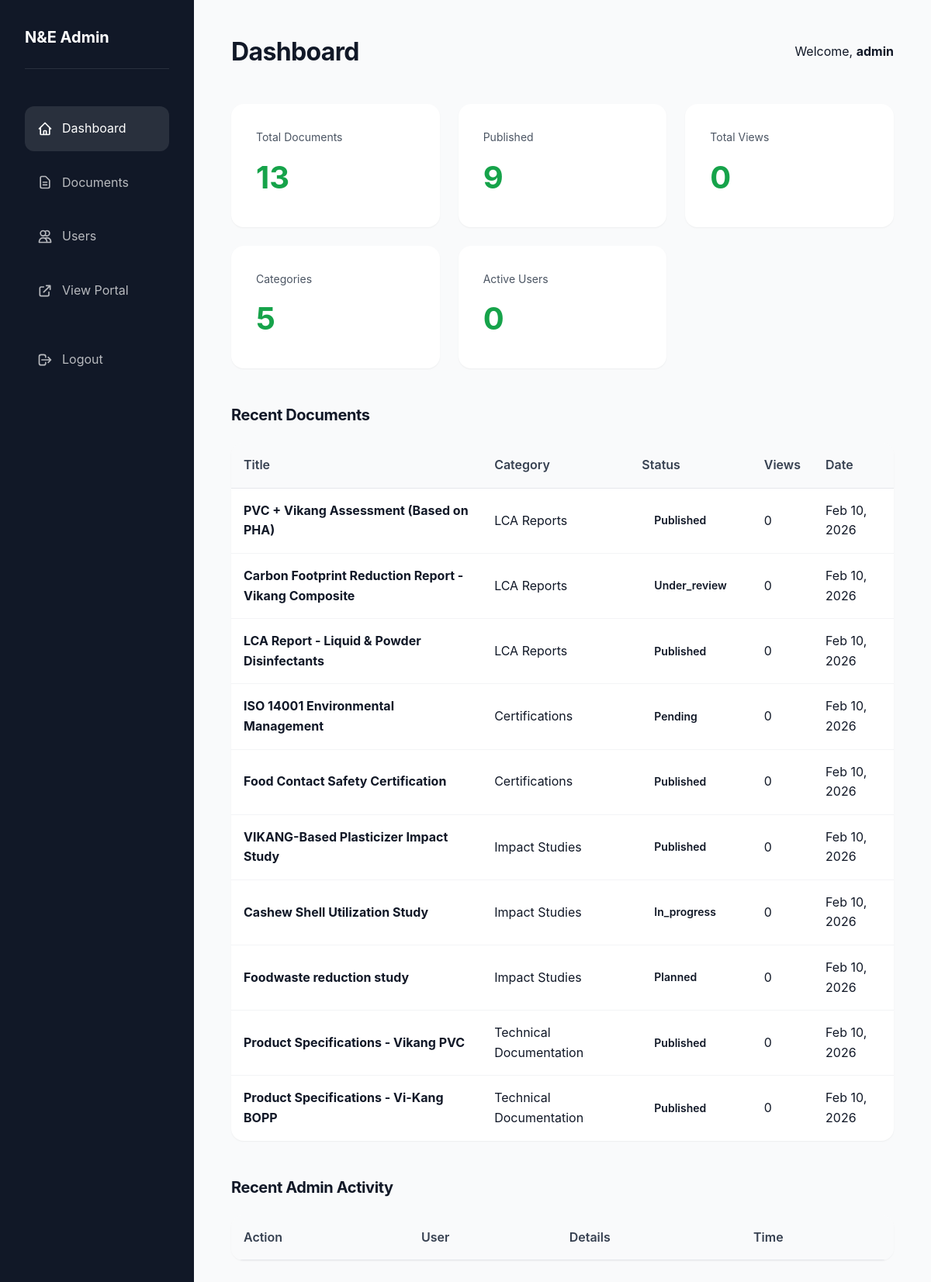
/admin/ (signed in), run on the app's committed database.
### tables this page shows
CREATE TABLE IF NOT EXISTS documents (
    id INT AUTO_INCREMENT PRIMARY KEY,
    category_id INT NOT NULL,
    title VARCHAR(255) NOT NULL,
    description TEXT,
    file_url VARCHAR(500),
    thumbnail_url VARCHAR(500),
    status VARCHAR(50) DEFAULT 'published',
    version VARCHAR(50),
    date_published DATE,
    featured BOOLEAN DEFAULT FALSE,
    tag VARCHAR(50) DEFAULT NULL,
    view_count INT DEFAULT 0,
    created_at TIMESTAMP DEFAULT CURRENT_TIMESTAMP,
    updated_at TIMESTAMP DEFAULT CURRENT_TIMESTAMP ON UPDATE CURRENT_TIMESTAMP,
    FOREIGN KEY (category_id) REFERENCES categories(id) ON DELETE CASCADE,
    INDEX idx_category (category_id),
    INDEX idx_status (status),
    INDEX idx_featured (featured),
    INDEX idx_tag (tag)
);

CREATE TABLE IF NOT EXISTS categories (
    id INT AUTO_INCREMENT PRIMARY KEY,
    name VARCHAR(100) NOT NULL,
    slug VARCHAR(100) NOT NULL UNIQUE,
    description TEXT,
    icon_svg TEXT,
    display_order INT DEFAULT 0,
    created_at TIMESTAMP DEFAULT CURRENT_TIMESTAMP,
    updated_at TIMESTAMP DEFAULT CURRENT_TIMESTAMP ON UPDATE CURRENT_TIMESTAMP
);

### admin/index.php (the view, shortened to what this page needs)
<?php
require_once __DIR__ . '/../includes/functions.php';
$db = getDB();
$stats = [];
$stmt = $db->query("SELECT COUNT(*) as count FROM documents");
$stats['total_documents'] = $stmt->fetch()['count'];
$stmt = $db->query("SELECT COUNT(*) as count FROM documents WHERE status = 'published'");
$stats['published_documents'] = $stmt->fetch()['count'];
$stmt = $db->query("SELECT SUM(view_count) as total FROM documents");
$stats['total_views'] = $stmt->fetch()['total'] ?? 0;
$categories = getCategories();
$stmt = $db->query("SELECT COUNT(*) as count FROM users WHERE status = 'active'");
$stats['active_users'] = $stmt->fetch()['count'];
$stmt = $db->query("
    SELECT d.*, c.name as category_name
    FROM documents d
    JOIN categories c ON d.category_id = c.id
    ORDER BY d.created_at DESC
    LIMIT 10
");
$recentDocs = $stmt->fetchAll();
?>
<!DOCTYPE html>
<html lang="en">
<head>
    <link rel="stylesheet" href="/assets/css/style.css">
</head>
<body>
    <div class="admin-container">
        <aside class="admin-sidebar">
            <div class="admin-brand">N&E Admin</div>
            <nav>
                <ul class="admin-nav">
                    <li class="admin-nav-item">
                        <a href="/admin/" class="admin-nav-link active">
                            <svg width="20" height="20" fill="none" stroke="currentColor" viewBox="0 0 24 24">
                                <path stroke-linecap="round" stroke-linejoin="round" stroke-width="2" d="M3 12l2-2m0 0l7-7 7 7M5 10v10a1 1 0 001 1h3m10-11l2 2m-2-2v10a1 1 0 01-1 1h-3m-6 0a1 1 0 001-1v-4a1 1 0 011-1h2a1 1 0 011 1v4a1 1 0 001 1m-6 0h6"></path>
                            </svg>
                            Dashboard
                        </a>
                    </li>
                    <li class="admin-nav-item">
                        <a href="/admin/documents.php" class="admin-nav-link">
                            <svg width="20" height="20" fill="none" stroke="currentColor" viewBox="0 0 24 24">
                                <path stroke-linecap="round" stroke-linejoin="round" stroke-width="2" d="M9 12h6m-6 4h6m2 5H7a2 2 0 01-2-2V5a2 2 0 012-2h5.586a1 1 0 01.707.293l5.414 5.414a1 1 0 01.293.707V19a2 2 0 01-2 2z"></path>
                            </svg>
                            Documents
                        </a>
                    </li>
                    <li class="admin-nav-item">
                        <a href="/admin/users.php" class="admin-nav-link">
                            <svg width="20" height="20" fill="none" stroke="currentColor" viewBox="0 0 24 24">
                                <path stroke-linecap="round" stroke-linejoin="round" stroke-width="2" d="M12 4.354a4 4 0 110 5.292M15 21H3v-1a6 6 0 0112 0v1zm0 0h6v-1a6 6 0 00-9-5.197M13 7a4 4 0 11-8 0 4 4 0 018 0z"></path>
                            </svg>
                            Users
                        </a>
                    </li>
                    <li class="admin-nav-item">
                        <a href="/" class="admin-nav-link" target="_blank">
                            <svg width="20" height="20" fill="none" stroke="currentColor" viewBox="0 0 24 24">
                                <path stroke-linecap="round" stroke-linejoin="round" stroke-width="2" d="M10 6H6a2 2 0 00-2 2v10a2 2 0 002 2h10a2 2 0 002-2v-4M14 4h6m0 0v6m0-6L10 14"></path>
                            </svg>
                            View Portal
                        </a>
                    </li>
                    <li class="admin-nav-item" style="margin-top: var(--space-xl);">
                        <a href="/admin/logout.php" class="admin-nav-link">
                            <svg width="20" height="20" fill="none" stroke="currentColor" viewBox="0 0 24 24">
                                <path stroke-linecap="round" stroke-linejoin="round" stroke-width="2" d="M17 16l4-4m0 0l-4-4m4 4H7m6 4v1a3 3 0 01-3 3H6a3 3 0 01-3-3V7a3 3 0 013-3h4a3 3 0 013 3v1"></path>
                            </svg>
                            Logout
                        </a>
                    </li>
                </ul>
            </nav>
        </aside>
        <main class="admin-main">
            <div class="admin-header">
                <h1 class="admin-title">Dashboard</h1>
                <div class="admin-user">
                    <span>Welcome, <strong><?php echo esc($_SESSION['admin_username']); ?></strong></span>
                </div>
            </div>
            <div class="stat-grid">
                <div class="stat-card">
                    <div class="stat-label">Total Documents</div>
                    <div class="stat-value"><?php echo $stats['total_documents']; ?></div>
                </div>
                <div class="stat-card">
                    <div class="stat-label">Published</div>
                    <div class="stat-value"><?php echo $stats['published_documents']; ?></div>
                </div>
                <div class="stat-card">
                    <div class="stat-label">Total Views</div>
                    <div class="stat-value"><?php echo number_format($stats['total_views']); ?></div>
                </div>
                <div class="stat-card">
                    <div class="stat-label">Categories</div>
                    <div class="stat-value"><?php echo count($categories); ?></div>
                </div>
                <div class="stat-card">
                    <div class="stat-label">Active Users</div>
                    <div class="stat-value"><?php echo $stats['active_users']; ?></div>
                </div>
            </div>
            <section style="margin-bottom: var(--space-2xl);">
                <h2 class="section-title">Recent Documents</h2>
                <div class="data-table">
                    <table>
                        <thead>
                            <tr>
                                <th>Title</th>
                                <th>Category</th>
                                <th>Status</th>
                                <th>Views</th>
                                <th>Date</th>
                            </tr>
                        </thead>
                        <tbody>
                            <?php foreach ($recentDocs as $doc): ?>
                                <tr>
                                    <td><strong><?php echo esc($doc['title']); ?></strong></td>
                                    <td><?php echo esc($doc['category_name']); ?></td>
                                    <td><?php echo getStatusBadge($doc['status']); ?></td>
                                    <td><?php echo $doc['view_count']; ?></td>
                                    <td><?php echo formatDate($doc['created_at']); ?></td>
                                </tr>
                            <?php endforeach; ?>
                        </tbody>
                    </table>
                </div>
            </section>
            <section>
                <h2 class="section-title">Recent Admin Activity</h2>
                <div class="data-table">
                    <table>
                        <thead>
                            <tr>
                                <th>Action</th>
                                <th>User</th>
                                <th>Details</th>
                                <th>Time</th>
                            </tr>
                        </thead>
                    </table>
                </div>
            </section>
        </main>
    </div>
</body>
</html>

### includes/functions.php (shortened to what this page needs)
<?php
function esc($string) {
    return htmlspecialchars($string, ENT_QUOTES, 'UTF-8');
}
function getCategories() {
    $db = getDB();
    $stmt = $db->query("SELECT * FROM categories ORDER BY display_order ASC");
    return $stmt->fetchAll();
}
function formatDate($date, $format = 'M d, Y') {
    return date($format, strtotime($date));
}
function getStatusBadge($status) {
    $badges = [
        'published' => '<span class="status-badge status-published">Published</span>',
        'under_review' => '<span class="status-badge status-review">Under Review</span>',
        'in_progress' => '<span class="status-badge status-progress">In Progress</span>',
        'planned' => '<span class="status-badge status-planned">Planned</span>',
        'pending' => '<span class="status-badge status-pending">Pending</span>',
    ];
    return $badges[$status] ?? '<span class="status-badge">' . esc($status) . '</span>';
}

### assets/css/style.css (style rules this page uses)
:root { --primary-green: #16a34a; --primary-green-dark: #15803d; --primary-green-light: #22c55e; --accent-green: #4ade80; --green-50: #f0fdf4; --green-100: #dcfce7; --green-200: #bbf7d0; --gray-50: #f9fafb; --gray-100: #f3f4f6; --gray-200: #e5e7eb; --gray-300: #d1d5db; --gray-400: #9ca3af; --gray-500: #6b7280; --gray-600: #4b5563; --gray-700: #374151; --gray-800: #1f2937; --gray-900: #111827; --font-sans: -apple-system, BlinkMacSystemFont, 'Segoe UI', 'Helvetica Neue', Arial, sans-serif; --font-display: 'SF Pro Display', -apple-system, BlinkMacSystemFont, sans-serif; --space-xs: 0.5rem; --space-sm: 0.75rem; --space-md: 1rem; --space-lg: 1.5rem; --space-xl: 2rem; --space-2xl: 3rem; --space-3xl: 4rem; --space-4xl: 6rem; --radius-sm: 0.5rem; --radius-md: 0.75rem; --radius-lg: 1rem; --radius-xl: 1.5rem; --radius-2xl: 2rem; --radius-full: 9999px; --shadow-sm: 0 1px 2px 0 rgba(0, 0, 0, 0.05); --shadow-md: 0 4px 6px -1px rgba(0, 0, 0, 0.1); --shadow-lg: 0 10px 15px -3px rgba(0, 0, 0, 0.1); --shadow-xl: 0 20px 25px -5px rgba(0, 0, 0, 0.1); --shadow-2xl: 0 25px 50px -12px rgba(0, 0, 0, 0.25); --transition-fast: 150ms cubic-bezier(0.4, 0, 0.2, 1); --transition-base: 300ms cubic-bezier(0.4, 0, 0.2, 1); --transition-slow: 500ms cubic-bezier(0.4, 0, 0.2, 1); }
* { margin: 0; padding: 0; box-sizing: border-box; }
html { font-size: 16px; scroll-behavior: smooth; }
body { font-family: var(--font-sans); color: var(--gray-900); background-color: #ffffff; line-height: 1.6; -webkit-font-smoothing: antialiased; -moz-osx-font-smoothing: grayscale; }
a { color: inherit; text-decoration: none; }
h1, h2, h3, h4, h5, h6 { font-family: var(--font-display); font-weight: 700; line-height: 1.2; letter-spacing: -0.02em; }
h1 { font-size: clamp(2.5rem, 5vw, 4.5rem); margin-bottom: var(--space-lg); }
h2 { font-size: clamp(2rem, 4vw, 3.5rem); margin-bottom: var(--space-lg); }
.status-badge { display: inline-flex; align-items: center; padding: var(--space-xs) var(--space-md); font-size: 0.875rem; font-weight: 600; border-radius: var(--radius-full); text-transform: capitalize; }

### admin/index.php (style rules this page uses)
.admin-container { display: grid; grid-template-columns: 250px 1fr; min-height: 100vh; }
.admin-sidebar { background: var(--gray-900); color: white; padding: var(--space-xl); }
.admin-brand { font-size: 1.25rem; font-weight: 700; margin-bottom: var(--space-2xl); padding-bottom: var(--space-lg); border-bottom: 1px solid rgba(255, 255, 255, 0.1); }
.admin-nav { list-style: none; }
.admin-nav-item { margin-bottom: var(--space-sm); }
.admin-nav-link { display: flex; align-items: center; gap: var(--space-sm); padding: var(--space-md); border-radius: var(--radius-md); color: rgba(255, 255, 255, 0.7); transition: all var(--transition-fast); }
.admin-nav-link:hover, .admin-nav-link.active { background: rgba(255, 255, 255, 0.1); color: white; }
.admin-main { background: var(--gray-50); padding: var(--space-2xl); }
.admin-header { display: flex; justify-content: space-between; align-items: center; margin-bottom: var(--space-2xl); }
.admin-title { font-size: 2rem; margin: 0; }
.admin-user { display: flex; align-items: center; gap: var(--space-md); }
.stat-grid { display: grid; grid-template-columns: repeat(auto-fit, minmax(250px, 1fr)); gap: var(--space-lg); margin-bottom: var(--space-2xl); }
.stat-card { background: white; padding: var(--space-xl); border-radius: var(--radius-lg); box-shadow: var(--shadow-sm); }
.stat-label { font-size: 0.875rem; color: var(--gray-600); margin-bottom: var(--space-xs); }
.stat-value { font-size: 2.5rem; font-weight: 700; color: var(--primary-green); }
.section-title { font-size: 1.25rem; font-weight: 700; margin-bottom: var(--space-lg); }
.data-table { width: 100%; background: white; border-radius: var(--radius-lg); overflow: hidden; box-shadow: var(--shadow-sm); }
.data-table table { width: 100%; border-collapse: collapse; }
.data-table th { background: var(--gray-50); padding: var(--space-md); text-align: left; font-weight: 600; color: var(--gray-700); border-bottom: 1px solid var(--gray-200); }
.data-table td { padding: var(--space-md); border-bottom: 1px solid var(--gray-100); }
.data-table tr:last-child td { border-bottom: none; }

### data on the page
documents: id "9", view_count "0", title "Product Specifications - Vikang PVC", category.name "Technical Documentation", status "Published", created_at "Feb 10, 2026"
documents: title "PVC + Vikang Assessment (Based on PHA)", category.name "LCA Reports", status "Published", view_count "0", created_at "Feb 10, 2026"
documents: title "Carbon Footprint Reduction Report - Vikang Composite", category.name "LCA Reports", status "Under_review", view_count "0", created_at "Feb 10, 2026"
documents: title "LCA Report - Liquid & Powder Disinfectants", category.name "LCA Reports", status "Published", view_count "0", created_at "Feb 10, 2026"
documents: title "ISO 14001 Environmental Management", category.name "Certifications", status "Pending", view_count "0", created_at "Feb 10, 2026"
documents: title "Food Contact Safety Certification", category.name "Certifications", status "Published", view_count "0", created_at "Feb 10, 2026"
documents: title "VIKANG-Based Plasticizer Impact Study", category.name "Impact Studies", status "Published", view_count "0", created_at "Feb 10, 2026"
documents: title "Cashew Shell Utilization Study", category.name "Impact Studies", status "In_progress", view_count "0", created_at "Feb 10, 2026"
documents: title "Foodwaste reduction study", category.name "Impact Studies", status "Planned", view_count "0", created_at "Feb 10, 2026"
documents: title "Product Specifications - Vi-Kang BOPP", category.name "Technical Documentation", status "Published", view_count "0", created_at "Feb 10, 2026"

### other printed values
$_SESSION['admin_username'] "admin"
$stats['total_documents'] "13"
count($categories) "5"
